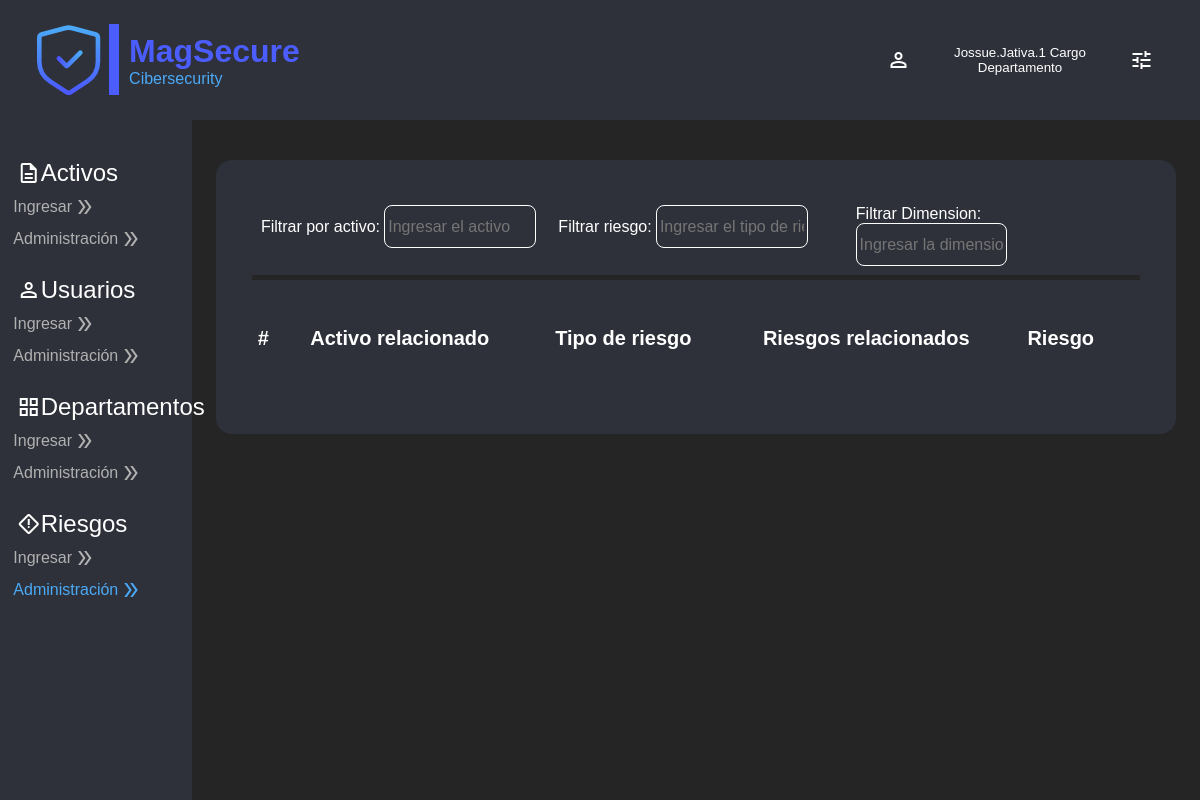
/home/tableRisks/ (signed in), run on an earlier commit of the app's database.
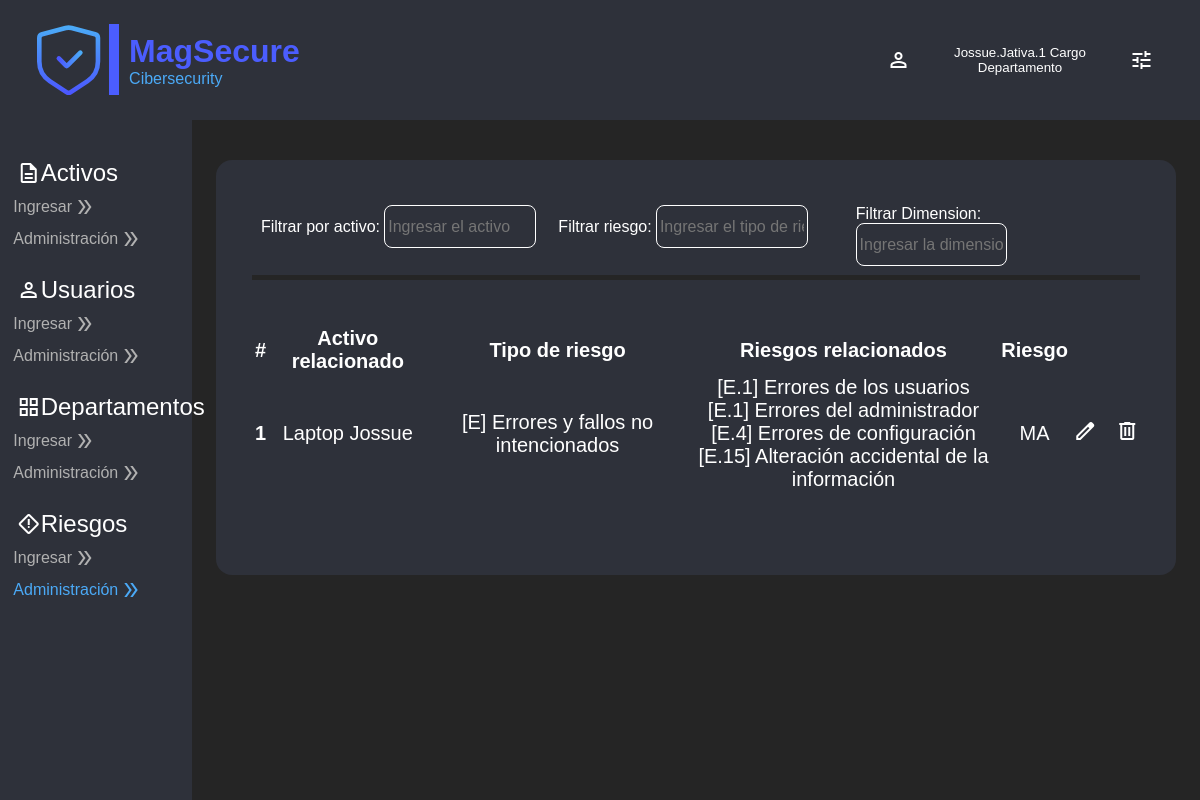
And on a later commit of the database.
### Users/models.py (models this page shows)
class User(AbstractUser):
    celular = models.CharField(max_length=10, null=False)
    department = models.CharField(max_length=20, null=True)
    workload = models.ForeignKey(Workload, on_delete=models.CASCADE, null=True)

### InitialPage/models.py (models this page shows)
class AssetsRisk(models.Model):
    risktype = models.ForeignKey(RiskType, on_delete=models.CASCADE, null=True)
    risk = models.ManyToManyField(Risk)
    asset = models.ForeignKey(Assets, on_delete=models.CASCADE, null=True)
    dimention = models.CharField(max_length=255, null=True)

class Assets(models.Model):
    code = models.CharField(max_length=5)
    name = models.TextField(max_length=20)
    ubicationType = models.CharField(max_length=20)
    ubication = models.CharField(max_length=20)
    quantity = models.IntegerField()
    characteristic = models.TextField(max_length=50)
    type = models.ForeignKey(TypeAssets, on_delete=models.CASCADE)
    responsableArea = models.ForeignKey(Departments, null=False, on_delete=models.CASCADE)
    responsableUser = models.ForeignKey(User, null=False, on_delete=models.CASCADE)

class RiskType(models.Model):
    name = models.CharField(max_length=50)
    description = models.CharField(max_length=200)

class Risk(models.Model):
    type = models.ForeignKey(RiskType, on_delete=models.CASCADE, null=True)
    name = models.CharField(max_length=100)
    dimention = models.CharField(max_length=200)
    description = models.CharField(max_length=200)

### InitialPage/views.py (the view)
# urls.py: path('tableRisks/', views.tableRisks, name='tableRisks'),
def tableRisks(request):
    if request.user.is_authenticated:
        return render(request, "tables/risk.html",{
            "AssetsRisk": AssetsRisk.objects.all(),
        })
    else:
        return HttpResponseRedirect(reverse("user:login_view"))

### InitialPage/templates/tables/risk.html (shortened to what this page needs)
{% extends 'layoutHome.html' %}
{% load static %}
{% block action8 %} style="color:#4BAAF7" {% endblock %}
{% block body %}
<section id="bodyform-tables">
    <div class="box-finding">
        <div class="search-information">
            <label for="inpSearch">Filtrar por activo:</label>
            <input type="text" id="inpSearch0" name="inpSearch" placeholder="Ingresar el activo">
        </div>
        <div class="search-information">
            <label for="inpSearch">Filtrar riesgo:</label>
            <input type="text" id="inpSearch1" name="inpSearch2" placeholder="Ingresar el tipo de riesgo">
        </div>
        <div class="search-information">
            <label for="inpSearch">Filtrar Dimension:</label>
            <input type="text" id="inpSearch2" name="inpSearch3" placeholder="Ingresar la dimension">
        </div>
    </div>
    <div class="form-container">
        <table class="table" id="searchtable">
            <thead>
                <tr>
                    <th scope="col">#</th>
                    <th scope="col">Activo relacionado</th>
                    <th scope="col">Tipo de riesgo</th>
                    <th scope="col">Riesgos relacionados</th>
                    <th scope="col">Riesgo</th>
                    <th scope="col">
                    </th>
                    <th scope="col"></th>
                    <th scope="col"></th>
                    <th scope="col"></th>
                    <th scope="col"></th>
                    <th scope="col"></th>
                    <th scope="col">
                    </th>
                </tr>
            </thead>
            <tbody>
                {% for risk in AssetsRisk %}
                <tr>
                    <th scope="row">{{ risk.id }}</th>
                    <td>{{ risk.asset.name }}</td>
                    <td>{{ risk.risktype.name }}</td>
                    <td>
                        {% for subrisk in risk.risk.all %}
                            {{ subrisk.name }} <br>
                        {% endfor %}
                    </td>
                    <td>{{ risk.dimention }}</td>
                    <td>
                        <a type="button" onclick="activeeditboxRisk(this)" class="button-format"
                            data-risk-id="{{ risk.id }}"
                            data-risk-asset-id="{{ risk.asset.id }}"
                            data-risk-asset-name="{{ risk.asset.name }}"
                            data-risk-asset-type-id="{{ risk.asset.type.id }}"
                            data-risk-dimention="{{ risk.dimention }}"
                            data-risk-type-id="{{ risk.risktype.id }}"
                            data-risk-type-name="{{ risk.risktype.name }}">
                            <span class="material-symbols-outlined">
                            </span>
                        </a>
                    </td>
                    <td></td>
                    <td></td>
                    <td></td>
                    <td></td>
                    <td></td>
                    <td>
                        <a href="{% url 'home:deleteTableRisks' risk.id %}" class="button-format">
                            <span class="material-symbols-outlined">
                            </span>
                        </a>
                    </td>
                </tr>
                {% endfor %}
            </tbody>
        </table>
    </div>
</section>
{% endblock %}

### InitialPage/templates/layoutHome.html (shortened to what this page needs)
{% load static %}
<!DOCTYPE html>
<html lang="es">
<head>
    <link rel="stylesheet" href="{% static 'css/styleForm.css' %}">
    <link rel="stylesheet" href="{% static 'css/styleHome.css' %}">
</head>
<body>
    <header>
        <nav class="navbar">
            <div class="logo-left">
                <div class="line-1"></div>
                <div class="textalingh">
                    <div class="mag-secure">MagSecure</div>
                    <div class="cibersecurity">Cibersecurity</div>
                </div>
            </div>
            <div class="info-user-right">
                <button class="dropdownbutton" onclick="toggleDropdown()">
                    <span class="material-symbols-outlined">
                    </span>
                    <div class="show-info-user">
                        <p>{{ user.username }} Cargo Departamento</p>
                    </div>
                    <span class="material-symbols-outlined">
                    </span>
                </button>
            </div>
        </nav>
    </header>
    <section id="side-bar">
        <div class="sidebar">
            <div class="box-actions">
                <p class="principal-name">
                    <span class="material-symbols-outlined">
                    </span>
                    <span class="name">
                        Activos
                    </span>
                </p>
                <a href="{% url 'home:enterAsset' %}" class="actions" {% block action1 %} {% endblock %}>
                    Ingresar
                    <span class="material-symbols-outlined">
                    </span>
                </a>
                <a href="{% url 'home:tableAssets' %}" class="actions" {% block action2 %} {% endblock %}>
                    Administración
                    <span class="material-symbols-outlined">
                    </span>
                </a>
            </div>
            <div class="box-actions">
                <p class="principal-name">
                    <span class="material-symbols-outlined">
                    </span>
                    <span class="name">
                        Usuarios
                    </span>
                </p>
                <a href="{% url 'home:enterUsers' %}" class="actions" {% block action3 %} {% endblock %}>
                    Ingresar
                    <span class="material-symbols-outlined">
                    </span>
                </a>
                <a href="{% url 'home:tableusers' %}" class="actions" {% block action4 %} {% endblock %}>
                    Administración
                    <span class="material-symbols-outlined">
                    </span>
                </a>
            </div>
            <div class="box-actions">
                <p class="principal-name">
                    <span class="material-symbols-outlined">
                    </span>
                    <span class="name">
                        Departamentos
                    </span>
                </p>
                <a href="{% url 'home:enterDepartment' %}" class="actions" {% block action5 %} {% endblock %}>
                    Ingresar
                    <span class="material-symbols-outlined">
                    </span>
                </a>
                <a href="{% url 'home:tabledepartments' %}" class="actions" {% block action6 %} {% endblock %}>
                    Administración
                    <span class="material-symbols-outlined">
                    </span>
                </a>
            </div>
            <div class="box-actions">
                <p class="principal-name">
                    <span class="material-symbols-outlined">
                    </span>
                    <span class="name">
                        Riesgos
                    </span>
                </p>
                <a href="{% url 'home:asingRiskAsset' %}" class="actions" {% block action7 %} {% endblock %}>
                    Ingresar
                    <span class="material-symbols-outlined">
                    </span>
                </a>
                <a href="{% url 'home:tableRisks' %}" class="actions" {% block action8 %} {% endblock %}>
                    Administración
                    <span class="material-symbols-outlined">
                    </span>
                </a>
            </div>
        </div>
    </section>
    {% block body %} {% endblock %}
</body>
</html>

### InitialPage/static/css/styleForm.css (style rules this page uses)
#bodyform-tables { background-color: #2e313a; position: absolute; width: 80%; left: 18%; top: 20%; height: auto; padding: 3%; border-radius: 1rem; }
.form-container { text-align: justify; font-size: 30px; color: white; margin-bottom: 5%; }
.table { width: 100%; margin-top: 5%; border-collapse: collapse; border: 1px solid white; }
.table th { border: 3px solid #2e313a; padding: 0%; text-align: center; font-size: 20px; color: white; }
.table td { border: 3px solid #2e313a; padding: 0%; text-align: center; font-size: 20px; color: white; }
.button-format { color: white; padding:0% 10%; }
.box-finding { display: flex; flex-direction: row; justify-content: space-between; width: 100%; padding-bottom: 2%; border-bottom: 5px solid #252525; }
.search-information { width: 33%; color: white; padding: 1%; }
.search-information input { width: 55%; height: 100%; background: #2e313a; border: 1px solid white; color: white; font-family: "IbmPlexSans-Light", sans-serif; font-size: 100%; font-weight: 300; border-radius: 0.5rem; padding: 1%; }

### InitialPage/static/css/styleHome.css (style rules this page uses)
* { margin: 0; padding: 0; box-sizing: border-box; }
html, body { background: #252525; font-family: "IbmPlexSans-Medium", sans-serif; }
.navbar { background: #2e313a; padding: 0 20px; height: 15%; width: 100%; display: flex; justify-content: space-between; align-items: center; position: fixed; z-index: 1000; }
.logo-left { display: flex; justify-content: space-between; align-items: center; padding: 1.5%; }
.logo-left .logo { width: 40%; height: 40%; margin-right: 1%; }
.logo-left .line-1 { border-style: solid; border-color: #4b5dfe; border-width: 10px 0 0 0; width: 45%; height: 100%; position: relative; margin-top: -20%; left: 5%; transform-origin: 0 0; transform: rotate(90deg) scale(1, 1); }
.logo-left .textalingh { position: relative; left: -15%; }
.mag-secure { color: #4b5dfe; font-family: "IbmPlexSans-SemiBold", sans-serif; font-size: 200%; font-weight: 600; position: relative; top: -20%; }
.cibersecurity { color: #4baaf7; font-family: "IbmPlexSans-Light", sans-serif; font-size: 100%; font-weight: 300; position: relative; }
.info-user-right { display: flex; justify-content: space-between; align-items: center; padding: 1%; width: 20rem; }
.dropdownbutton { display: flex; justify-content: space-between; align-items: center; width: 130%; padding: 5%; border: 1rem none; background-color: transparent; cursor: pointer; color: white; }
#side-bar .sidebar { position: fixed; top: 15%; left: 0; width: 16%; height: 85%; background: #2e313a; padding: 1%; transition: all 0.5s ease; z-index: 1000; }
#side-bar .sidebar .box-actions { list-style: none; margin: 15% -10%; padding: 1%; color: white; width: 100%; height: 14%; }
#side-bar .sidebar .box-actions .principal-name { font-size: 150%; margin-left: 12%; display: flex; justify-content: flex-start; align-items: center; padding-bottom: 5%; }
#side-bar .sidebar .box-actions .actions { font-size: 100%; color: #b1b1b1; display: flex; justify-content: flex-start; align-items: center; text-decoration: none; margin-left: 10%; padding-bottom: 5%; }

What changed in the data, as far as the page shows it:
added AssetsRisk: id "1", asset.name "Laptop Jossue", risktype.name "[E] Errores y fallos no intencionados", dimention "MA"
added Risk: name "[E.1] Errores de los usuarios"
added Risk: name "[E.1] Errores del administrador"
added Risk: name "[E.4] Errores de configuración"
added Risk: name "[E.15] Alteración accidental de la información"
